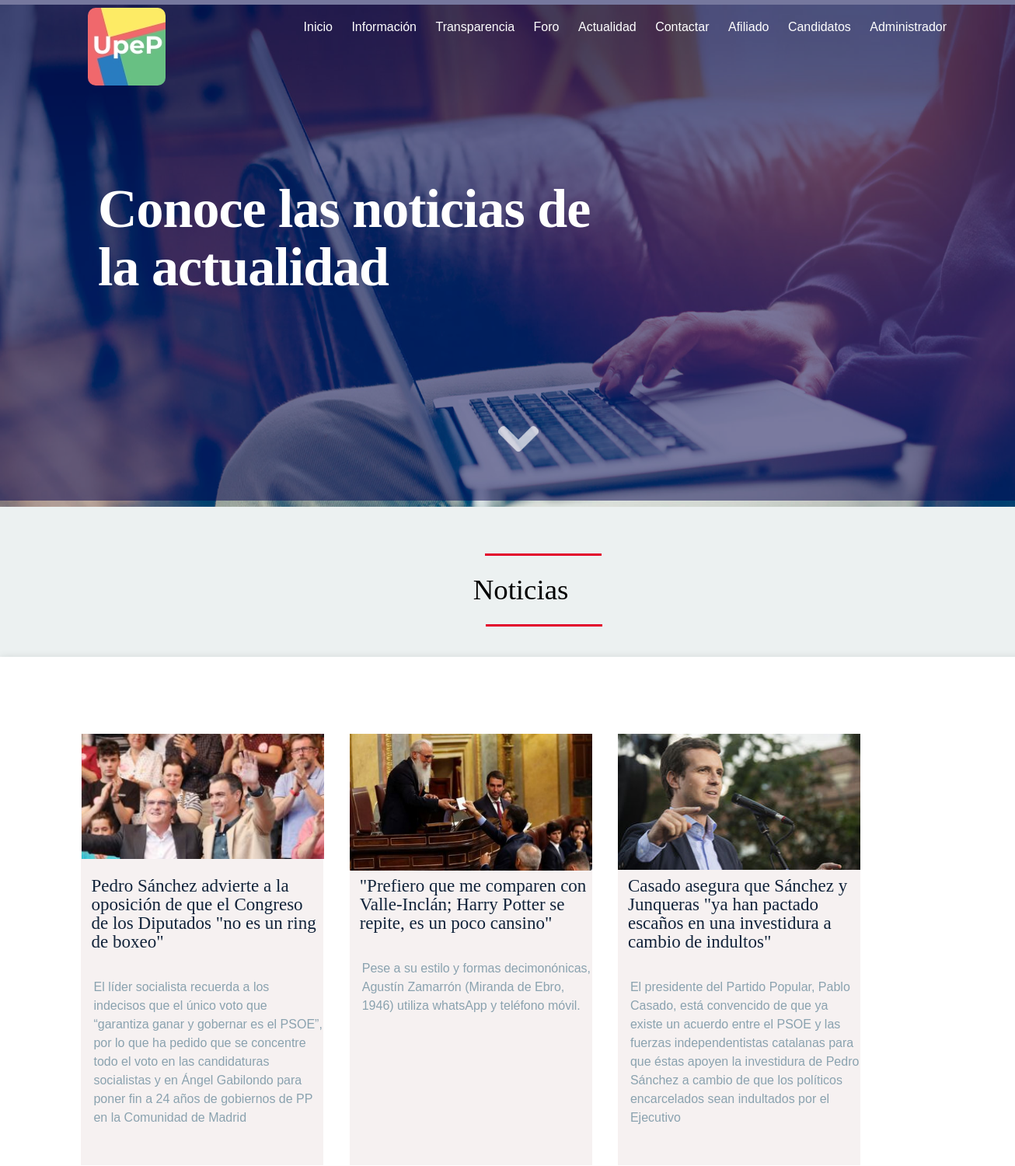
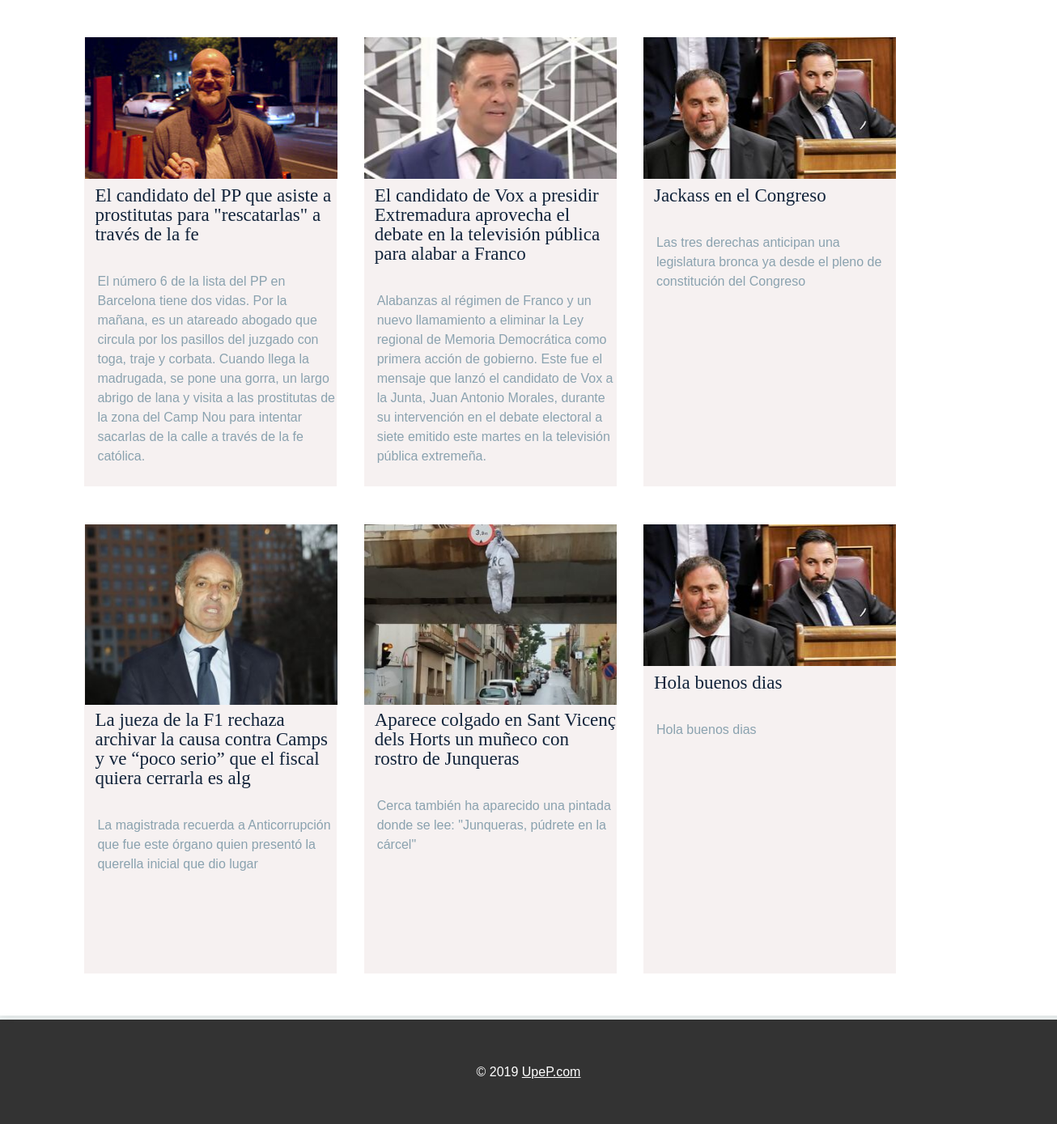
/noticias.php, run on the app's committed database (2 pictures, top to bottom).
### tables this page shows
CREATE TABLE IF NOT EXISTS `actualidad` (
  `id` int(11) NOT NULL AUTO_INCREMENT,
  `titulo` varchar(255) NOT NULL,
  `descripcion` text NOT NULL,
  `Foto` varchar(50) NOT NULL,
  `fecha_publicacion` timestamp NULL DEFAULT CURRENT_TIMESTAMP,
  PRIMARY KEY (`id`)
);

### src/BBDD.php (called while the page is built, shortened)
<?php
  class BBDD {
    public function conexion(){
      $error=null;
      $this->conexion = new mysqli("localhost", "root", "", "upepbd");
        return $error;
    }
}
 ?>

### src/noticias.php (called while the page is built, shortened)
<?php
class Noticias extends BBDD
{
public function mostrarNoticia()
{
$consulta=$this->conexion->query("SELECT * FROM actualidad");
return $consulta;
}
}
 ?>

### public/noticias.php (the view, shortened to what this page needs)
<?php session_start();
  require "./../src/BBDD.php";
  require "./../src/noticias.php";
  $a = new Noticias();
  $a->conexion();
  $listaNoticias=$a->mostrarNoticia();
   ?>
<!DOCTYPE html>
<html lang="en" dir="ltr">
  <head>
    <link rel="stylesheet" href="css/stiles.css">
  </head>
  <body>
    <div id="textoImagen">Conoce las noticias de la actualidad</div>
                    <div><img id="sectionFlecha" src="./images/flecha.png"/></div>
  <?php include "./assets/navegador.php"; ?>
  <div class="colorContacto"></div>
  <div class="fondoContacto"><img id="sectionImagen" src="./images/fondoContacto.jpg"/></div>
  <div id="textoIndex">
    <h1 id="tituloPagina">Noticias</h1>
  </div>
    <section id="noticiasActualidad">
      <?php  foreach ($listaNoticias as $noticia) {
          echo "<div id='noticias'>";
          echo "<article class='actualidad'>"."<img id='imagenNoticia' src=./images/Noticias/".$noticia['Foto'].">"."</article>";
          echo "<br>";
          echo "<p id='tituloNoticia'><label>".$noticia['titulo']."</label></p>";
          echo "<p id='descrpcionNoticiaIndex'><label>".utf8_decode($noticia['descripcion'])."</label></p>";
          echo "</div>";
      }
?>
    </section>
  </body>
      <?php include "./assets/piedepagina.php"; ?>
</html>

### public/css/stiles.css (style rules this page uses)
body { margin: 0; padding: 0; font-family: Helvetica, Arial, sans-serif; color: black; background-color: #ecf1f1; font-size: 1em; line-height: 1.5em; padding-top: 60px; }
#noticias { margin-left: 4%; text-align: left; margin-right: -19px; display: inline-block; width: 312px; float: left; margin-top: 47px; background-color: blue; display: inline-block; background-color: #f6f1f1; min-height: 555px; }
#imagenNoticia { width: 312px; margin-left: -6px; }
#textoIndex { width: 100%; height: 300px; margin-top: -10px; margin-bottom: -246px; }
#descrpcionNoticiaIndex { margin-left: 16px; color: #8aa2af; }
#tituloPagina { font-family: 'Droid Serif W01 Bold',serif; background-color: #ecf1f1; margin-left: 34px; }
#tituloPagina::before { content: ''; display: block; width: 150px; height: 3px; background-color: #E2012B; margin-left: 590px; margin-top: 63px; margin-bottom: 20px; }
#tituloPagina::after { content: ''; display: block; width: 150px; height: 3px; background-color: #E2012B; margin-left: 591px; margin-top: 20px; }
h1 { font-size: 2.3em; line-height: 1.3em; margin: 15px 0; text-align: center; font-weight: 300; }
p { margin: 0 0 1.5em 0; }
#tituloNoticia { font-family: 'Droid Serif W01 Bold',serif; margin-top: 160px; margin-left: 13px; color: #11233A; font-size: 23px; }
img { height: auto; }
body>section { background: #FFFFFF; width: 100%; max-width: 100%; margin: 6% auto; box-shadow: 0 0 10px rgba(0,0,0,.1); padding-top: 4%; padding-bottom: 4%; padding: 4% 4%; display: inline-block; min-height: 486px; }
#sectionImagen { margin-top: -408px; width: 100%; height: 646px; }
.colorContacto { position: relative; width: 100%; height: 657px; background-color: rgba(2, 0, 77, 0.5); z-index: -1; margin-top: -601px; }
.fondoContacto { position: relative; z-index: -10; margin-top: -17.6%; }
#sectionFlecha { width: 4%; margin-top: 488px; margin-left: -185px; }
#noticiasActualidad { display: inline-block; }
#textoImagen { float: left; margin-left: 126px; margin-top: 171px; color: white; font-family: 'Droid Serif W01 Bold',serif; color: #fff; font-size: 70px; line-height: 75px; letter-spacing: -1px; font-weight: 600; max-width: 700px; }
.actualidad { position: relative; float: left; margin: 0% 2%; margin-bottom: 0%; }

### data on the page
actualidad: Foto (picture), titulo "Pedro Sánchez advierte a la oposición de que el Congreso de los Diputados \"no es un ring de boxeo\"", descripcion "El líder socialista recuerda a los indecisos que el único voto que “garantiza ganar y gobernar es el PSOE”, por lo que ha pedido que se concentre todo el voto en las candidaturas socialistas y en Ángel Gabilondo para poner fin a 24 años de gobiernos de PP en la Comunidad de Madrid"
actualidad: Foto (picture), titulo "\"Prefiero que me comparen con Valle-Inclán; Harry Potter se repite, es un poco cansino\"", descripcion "Pese a su estilo y formas decimonónicas, Agustín Zamarrón (Miranda de Ebro, 1946) utiliza whatsApp y teléfono móvil."
actualidad: Foto (picture), titulo "Casado asegura que Sánchez y Junqueras \"ya han pactado escaños en una investidura a cambio de indultos\"", descripcion "El presidente del Partido Popular, Pablo Casado, está convencido de que ya existe un acuerdo entre el PSOE y las fuerzas independentistas catalanas para que éstas apoyen la investidura de Pedro Sánchez a cambio de que los políticos encarcelados sean indultados por el Ejecutivo"
actualidad: Foto (picture), titulo "El candidato del PP que asiste a prostitutas para \"rescatarlas\" a través de la fe", descripcion "El número 6 de la lista del PP en Barcelona tiene dos vidas. Por la mañana, es un atareado abogado que circula por los pasillos del juzgado con toga, traje y corbata. Cuando llega la madrugada, se pone una gorra, un largo abrigo de lana y visita a las prostitutas de la zona del Camp Nou para intentar sacarlas de la calle a través de la fe católica."
actualidad: Foto (picture), titulo "El candidato de Vox a presidir Extremadura aprovecha el debate en la televisión pública para alabar a Franco", descripcion "Alabanzas al régimen de Franco y un nuevo llamamiento a eliminar la Ley regional de Memoria Democrática como primera acción de gobierno. Este fue el mensaje que lanzó el candidato de Vox a la Junta, Juan Antonio Morales, durante su intervención en el debate electoral a siete emitido este martes en la televisión pública extremeña."
actualidad: Foto (picture), titulo "Jackass en el Congreso", descripcion "Las tres derechas anticipan una legislatura bronca ya desde el pleno de constitución del Congreso"
actualidad: Foto (picture), titulo "La jueza de la F1 rechaza archivar la causa contra Camps y ve “poco serio” que el fiscal quiera cerrarla es alg", descripcion "La magistrada recuerda a Anticorrupción que fue este órgano quien presentó la querella inicial que dio lugar"
actualidad: Foto (picture), titulo "Aparece colgado en Sant Vicenç dels Horts un muñeco con rostro de Junqueras", descripcion "Cerca también ha aparecido una pintada donde se lee: \"Junqueras, púdrete en la cárcel\""
actualidad: Foto (picture), titulo "Hola buenos dias", descripcion "Hola buenos dias"
